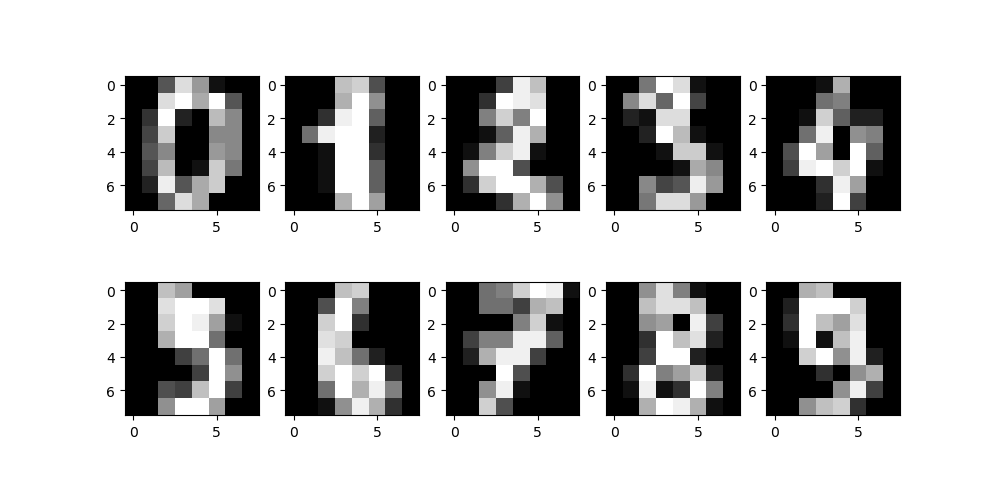

Reproduce this figure in Python.
import numpy as np
import pandas as pd
import matplotlib.pyplot as plt
from sklearn.datasets import load_digits

digits = load_digits()
print(dir(digits))
# print(len(digits['data']))
# print(digits['images'][0])
# print(digits['target'][0])

# =============================
# plot

plt.figure('Digits', figsize=(10,4))
for i in range(10):
    plt.subplot(2, 5, i+1)
    plt.imshow(digits['images'][i], cmap='gray')
plt.show()
